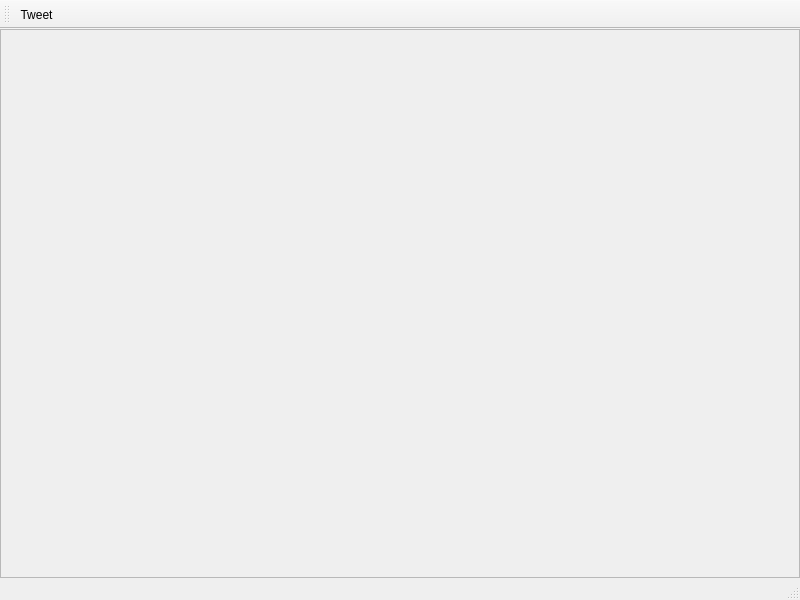
<?xml version="1.0" encoding="UTF-8"?>
<ui version="4.0">
 <class>MainWindow</class>
 <widget class="QMainWindow" name="MainWindow">
  <property name="geometry">
   <rect>
    <x>0</x>
    <y>0</y>
    <width>800</width>
    <height>600</height>
   </rect>
  </property>
  <property name="windowTitle">
   <string>MainWindow</string>
  </property>
  <widget class="QWidget" name="centralwidget">
   <layout class="QGridLayout" name="gridLayout">
    <property name="leftMargin">
     <number>0</number>
    </property>
    <property name="topMargin">
     <number>0</number>
    </property>
    <property name="rightMargin">
     <number>0</number>
    </property>
    <property name="bottomMargin">
     <number>0</number>
    </property>
    <item row="0" column="0">
     <widget class="QScrollArea" name="scrollArea">
      <property name="widgetResizable">
       <bool>true</bool>
      </property>
      <widget class="QWidget" name="scrollAreaWidgetContents">
       <property name="geometry">
        <rect>
         <x>0</x>
         <y>0</y>
         <width>794</width>
         <height>507</height>
        </rect>
       </property>
      </widget>
     </widget>
    </item>
   </layout>
  </widget>
  <widget class="QMenuBar" name="menubar">
   <property name="geometry">
    <rect>
     <x>0</x>
     <y>0</y>
     <width>800</width>
     <height>26</height>
    </rect>
   </property>
  </widget>
  <widget class="QStatusBar" name="statusbar"/>
  <widget class="QToolBar" name="toolBar">
   <property name="windowTitle">
    <string>toolBar</string>
   </property>
   <property name="floatable">
    <bool>true</bool>
   </property>
   <attribute name="toolBarArea">
    <enum>TopToolBarArea</enum>
   </attribute>
   <attribute name="toolBarBreak">
    <bool>false</bool>
   </attribute>
   <addaction name="actionTweet"/>
  </widget>
  <action name="actionTweet">
   <property name="text">
    <string>Tweet</string>
   </property>
   <property name="toolTip">
    <string>Compose a tweet.</string>
   </property>
  </action>
 </widget>
 <resources/>
 <connections/>
</ui>
